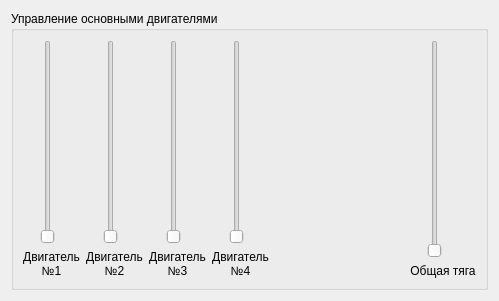
<?xml version="1.0" encoding="UTF-8"?>
<ui version="4.0">
 <class>Form</class>
 <widget class="QWidget" name="Form">
  <property name="geometry">
   <rect>
    <x>0</x>
    <y>0</y>
    <width>499</width>
    <height>301</height>
   </rect>
  </property>
  <property name="windowTitle">
   <string>Form</string>
  </property>
  <layout class="QHBoxLayout" name="horizontalLayout">
   <item>
    <widget class="QGroupBox" name="groupBox">
     <property name="title">
      <string>Управление основными двигателями</string>
     </property>
     <layout class="QHBoxLayout" name="horizontalLayout_2">
      <item>
       <layout class="QVBoxLayout" name="verticalLayout">
        <item alignment="">
         <widget class="QSlider" name="verticalSlider">
          <property name="minimumSize">
           <size>
            <width>50</width>
            <height>0</height>
           </size>
          </property>
          <property name="orientation">
           <enum>Qt::Orientation::Vertical</enum>
          </property>
         </widget>
        </item>
        <item>
         <widget class="QLabel" name="label">
          <property name="text">
           <string>Двигатель
№1</string>
          </property>
          <property name="alignment">
           <set>Qt::AlignmentFlag::AlignCenter</set>
          </property>
         </widget>
        </item>
       </layout>
      </item>
      <item>
       <layout class="QVBoxLayout" name="verticalLayout_2">
        <item>
         <widget class="QSlider" name="verticalSlider_2">
          <property name="minimumSize">
           <size>
            <width>50</width>
            <height>0</height>
           </size>
          </property>
          <property name="orientation">
           <enum>Qt::Orientation::Vertical</enum>
          </property>
         </widget>
        </item>
        <item>
         <widget class="QLabel" name="label_2">
          <property name="text">
           <string>Двигатель
№2</string>
          </property>
          <property name="alignment">
           <set>Qt::AlignmentFlag::AlignCenter</set>
          </property>
         </widget>
        </item>
       </layout>
      </item>
      <item>
       <layout class="QVBoxLayout" name="verticalLayout_3">
        <item>
         <widget class="QSlider" name="verticalSlider_3">
          <property name="minimumSize">
           <size>
            <width>50</width>
            <height>0</height>
           </size>
          </property>
          <property name="orientation">
           <enum>Qt::Orientation::Vertical</enum>
          </property>
         </widget>
        </item>
        <item>
         <widget class="QLabel" name="label_3">
          <property name="text">
           <string>Двигатель
№3</string>
          </property>
          <property name="alignment">
           <set>Qt::AlignmentFlag::AlignCenter</set>
          </property>
         </widget>
        </item>
       </layout>
      </item>
      <item>
       <layout class="QVBoxLayout" name="verticalLayout_4">
        <item>
         <widget class="QSlider" name="verticalSlider_4">
          <property name="minimumSize">
           <size>
            <width>50</width>
            <height>0</height>
           </size>
          </property>
          <property name="orientation">
           <enum>Qt::Orientation::Vertical</enum>
          </property>
         </widget>
        </item>
        <item>
         <widget class="QLabel" name="label_4">
          <property name="text">
           <string>Двигатель
№4</string>
          </property>
          <property name="alignment">
           <set>Qt::AlignmentFlag::AlignCenter</set>
          </property>
         </widget>
        </item>
       </layout>
      </item>
      <item>
       <spacer name="horizontalSpacer">
        <property name="orientation">
         <enum>Qt::Orientation::Horizontal</enum>
        </property>
        <property name="sizeHint" stdset="0">
         <size>
          <width>40</width>
          <height>20</height>
         </size>
        </property>
       </spacer>
      </item>
      <item>
       <layout class="QVBoxLayout" name="verticalLayout_5">
        <item>
         <widget class="QSlider" name="verticalSlider_5">
          <property name="minimumSize">
           <size>
            <width>50</width>
            <height>0</height>
           </size>
          </property>
          <property name="orientation">
           <enum>Qt::Orientation::Vertical</enum>
          </property>
         </widget>
        </item>
        <item>
         <widget class="QLabel" name="label_5">
          <property name="text">
           <string>Общая тяга</string>
          </property>
          <property name="alignment">
           <set>Qt::AlignmentFlag::AlignCenter</set>
          </property>
         </widget>
        </item>
       </layout>
      </item>
     </layout>
    </widget>
   </item>
  </layout>
 </widget>
 <resources/>
 <connections/>
</ui>
